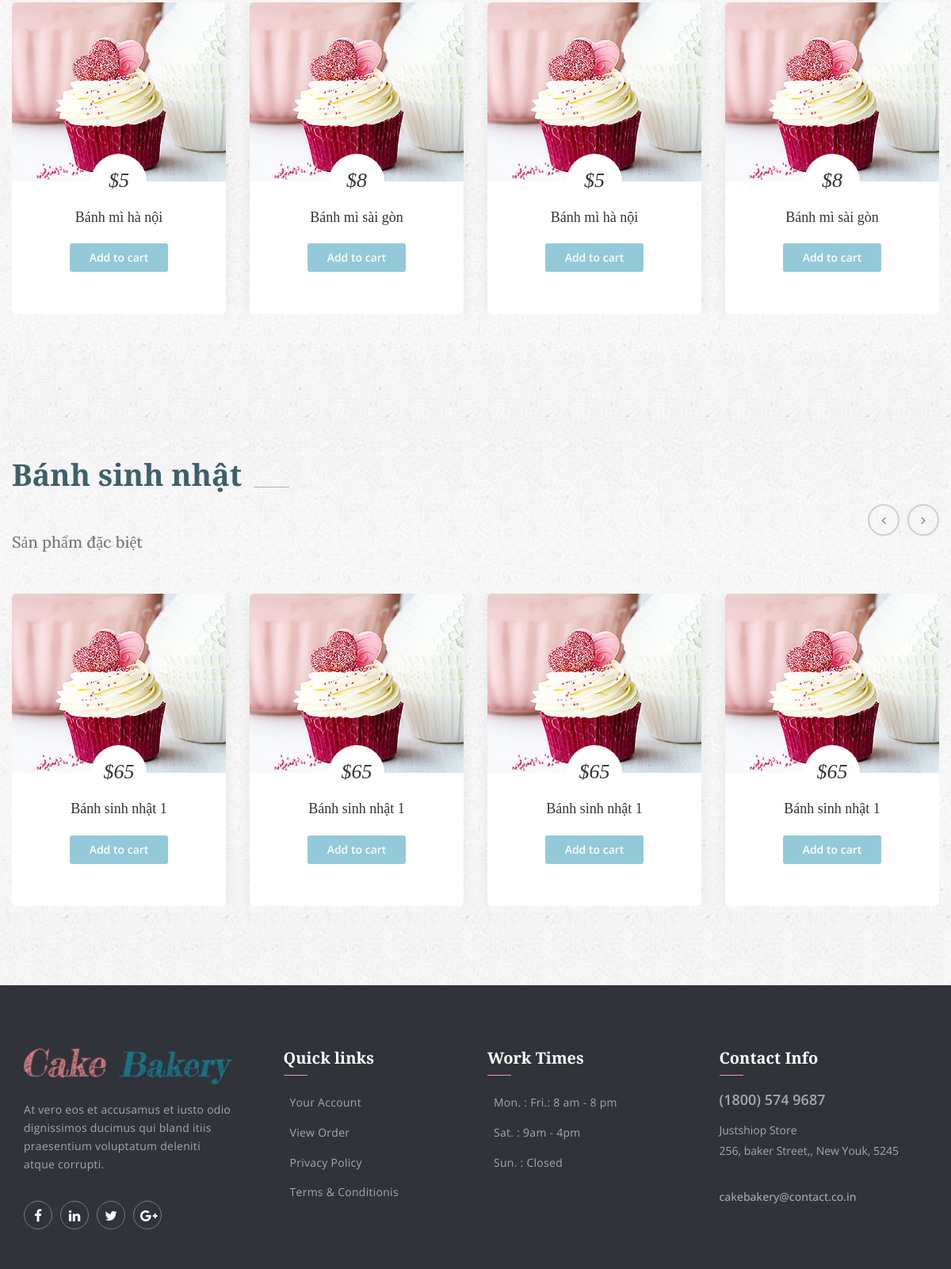
Before: / (lower part) with the older database file.
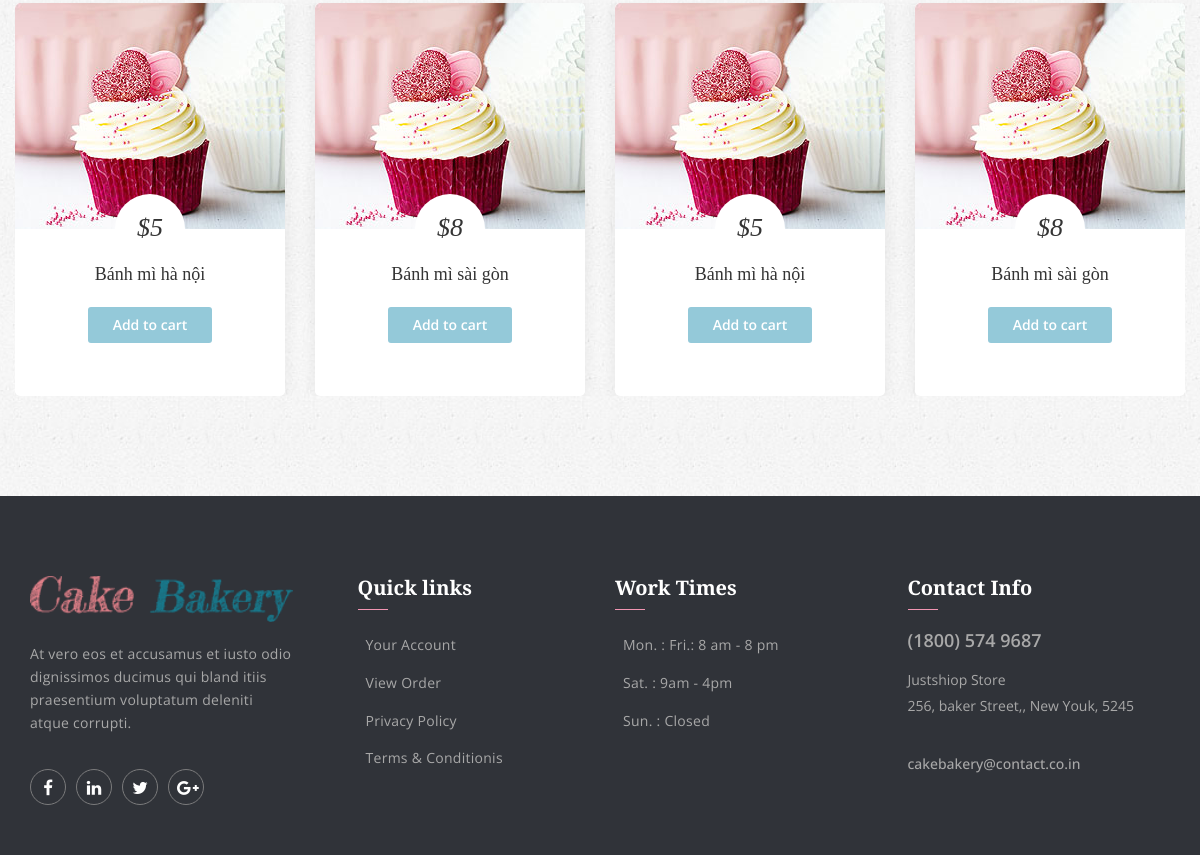
After: the same page with the newer database file.
### tables this page shows
CREATE TABLE `products` (
  `id` int(10) UNSIGNED NOT NULL,
  `name` varchar(200) NOT NULL,
  `price` float NOT NULL,
  `image` varchar(255) NOT NULL,
  `category_id` int(11) NOT NULL,
  `created_at` timestamp NOT NULL DEFAULT current_timestamp(),
  `updated_at` timestamp NOT NULL DEFAULT current_timestamp(),
  `description` varchar(255) NOT NULL,
  `quantity` int(11) NOT NULL DEFAULT 1,
  `sold` int(11) NOT NULL DEFAULT 0
);

CREATE TABLE `categories` (
  `id` int(11) NOT NULL,
  `name` varchar(255) NOT NULL
);

### controllers/BaseController.php (called while the page is built, shortened)
<?php
class BaseController
{
    protected function view($path, $data = [])
    {
        require(self::VIEW_FOLDER_NAME . '/' . str_replace('.', '/', $path) . '.php');
    }
}

### controllers/HomeController.php (called while the page is built, shortened)
<?php
class HomeController extends BaseController
{
    public function __construct()
    {
        $this->productModel = new ProductModel;
        $this->CategoryModel = new CategoryModel;
    }
    public function index()
    {
        $products = [];
        if (isset($_GET['keysearch'])) {
            $products = $this->productModel->getByKeyword($_GET['keysearch']);
        } else {
            $products = $this->productModel->getAllEnoughQuantity();
        }
        $categories = $this->CategoryModel->getAll();
        return $this->view('fontend.homes.index', [
            "products" => $products,
            "categories" => $categories,
        ]);
    }
}

### index.php (called while the page is built, shortened)
<?php
require './core/Database.php';
require './models/BaseModel.php';
require './controllers/BaseController.php';
$actionName = $_REQUEST['action'] ?? 'index';
$objectController = new $controllerName;
$objectController->$actionName();

### core/Database.php (called while the page is built, shortened)
<?php
class Database
{
    public function connect()
    {
        $connect = mysqli_connect(self::HOST, self::USERNAME, self::PASSWORD, self::DB_NAME);
        mysqli_set_charset($connect, 'utf8');
        if (mysqli_connect_errno() === 0) {
            return $connect;
        }
        return false;
    }
}

### models/ProductModel.php (called while the page is built, shortened)
<?php
class ProductModel  extends BaseModel
{
    public function getAllEnoughQuantity($select = ["*"])
    {
        $sql = "SELECT * FROM products WHERE quantity > 0";
        return $this->_query($sql);
    }
}

### models/BaseModel.php (called while the page is built, shortened)
<?php
class BaseModel extends Database
{
    public static  $connect;
    public function __construct()
    {
        self::$connect = $this->connect();
    }
    public function findAll($table, $select = ["*"])
    {
        $select = implode(',', $select);
        $sql = "SELECT ${select} FROM ${table}";
        $data = $this->_query($sql);
        return  $data;
    }
    protected function _query($sql)
    {
        $result = self::$connect->query($sql);
        $data = [];
        if ($result) {
            if ($result->num_rows > 0) {
                while ($row = $result->fetch_assoc()) {
                    array_push($data, $row);
                }
            }
        }
        return [
            "data" => $data,
        ];
    }
}

### models/CategoryModel.php (called while the page is built, shortened)
<?php
class CategoryModel extends BaseModel
{
    public function getAll($select = ["*"])
    {
        return $this->findAll(self::TABLE, $select);
    }
}

### views/fontend/homes/index.php (the view, shortened to what this page needs)
<?php include 'views/fontend/common/head.php' ?>
<body>
	<?php include 'views/fontend/common/header.php' ?>
	<section class="welcome_bakery_area">
		<div class="container">
			<?php
			if (isset($listCategories) && count($products['data']) > 0) {
				foreach ($listCategories as &$category) {
					$listProducts = $products['data'];
					$listProductOfCategory = array_filter($listProducts, function ($product) use ($category) {
						return $product['category_id'] === $category['id'];
					});
					if (count($listProductOfCategory) > 0) { ?>
						<div class="cake_feature_inner">
							<div class="main_title">
								<h2><?= $category['name'] ?></h2>
								<h5>Sản phẩm đặc biệt</h5>
							</div>
							<div class="cake_feature_slider owl-carousel">
								<?php
								foreach ($listProductOfCategory as &$product) { ?>
									<div class="item">
										<div class="cake_feature_item">
											<div class="cake_img" onclick="redirectProductDetails(<?= $product['id'] ?>)">
												<img src=<?= $product['image'] ?> alt="">
											</div>
											<div class="cake_text">
												<h4><?= "$" .  $product['price']  ?></h4>
												<h3><?= $product['name'] ?></h3>
												<p onclick="addToCart(<?= $product['id'] ?>)" class="pest_btn" >Add to cart</p>
											</div>
										</div>
									</div>
								<?php } ?>
							</div>
						</div>
				<?php }
				}
			} else { ?>
				<h1>Sản phẩm trống</h1>
			<?php } ?>
		</div>
	</section>
	<?php require 'views/fontend/common/footer.php' ?>

Changed rows visible on the page:
no longer on this page (row unchanged): categories: name "Bánh sinh nhật"
no longer on this page (row edited): products: image (picture), price "65", name "Bánh sinh nhật 1", shown under "Bánh sinh nhật"
